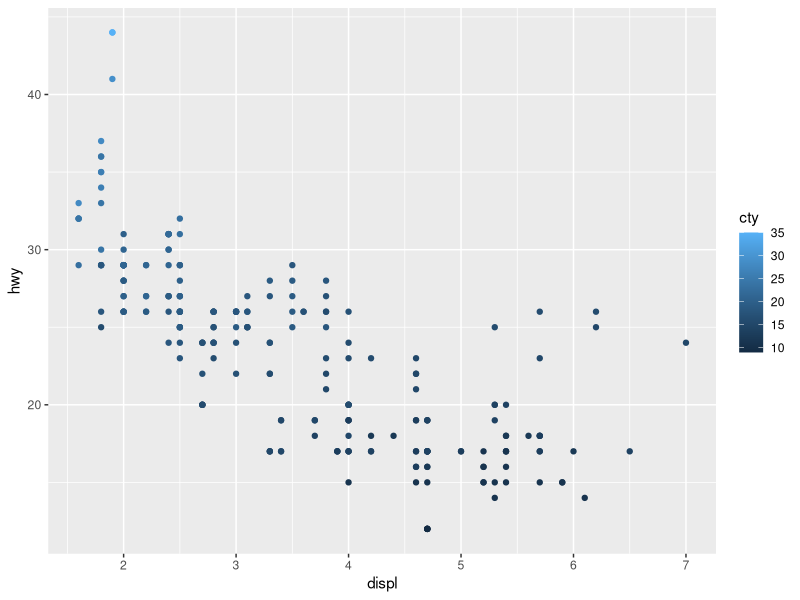

R code for this plot: (Note: this script raises an error after producing the figure.)
# r2py crawler metadata
# package: ggplot2
# source_type: rd_example
# topic: scale_colour_continuous.Rd
# source_file: C:\Users\bened\AppData\Local\R\win-library\4.5\ggplot2\help
# lines: 23

suppressPackageStartupMessages(library(ggplot2))
# A standard plot
p <- ggplot(mpg, aes(displ, hwy, colour = cty)) +
  geom_point()

# You can use the scale to give a palette directly
p + scale_colour_continuous(palette = c("#FEE0D2", "#FC9272", "#DE2D26"))

# The default colours are encoded into the theme
p + theme(palette.colour.continuous = c("#DEEBF7", "#9ECAE1", "#3182BD"))

# You can globally set default colour palette via the theme
old <- update_theme(palette.colour.continuous = c("#E5F5E0", "#A1D99B", "#31A354"))

# Plot now shows new global default
p

# The default binned colour scale uses the continuous palette
p + scale_colour_binned() +
  theme(palette.colour.continuous = c("#EFEDF5", "#BCBDDC", "#756BB1"))

# Restoring the previous theme
theme_set(old)
